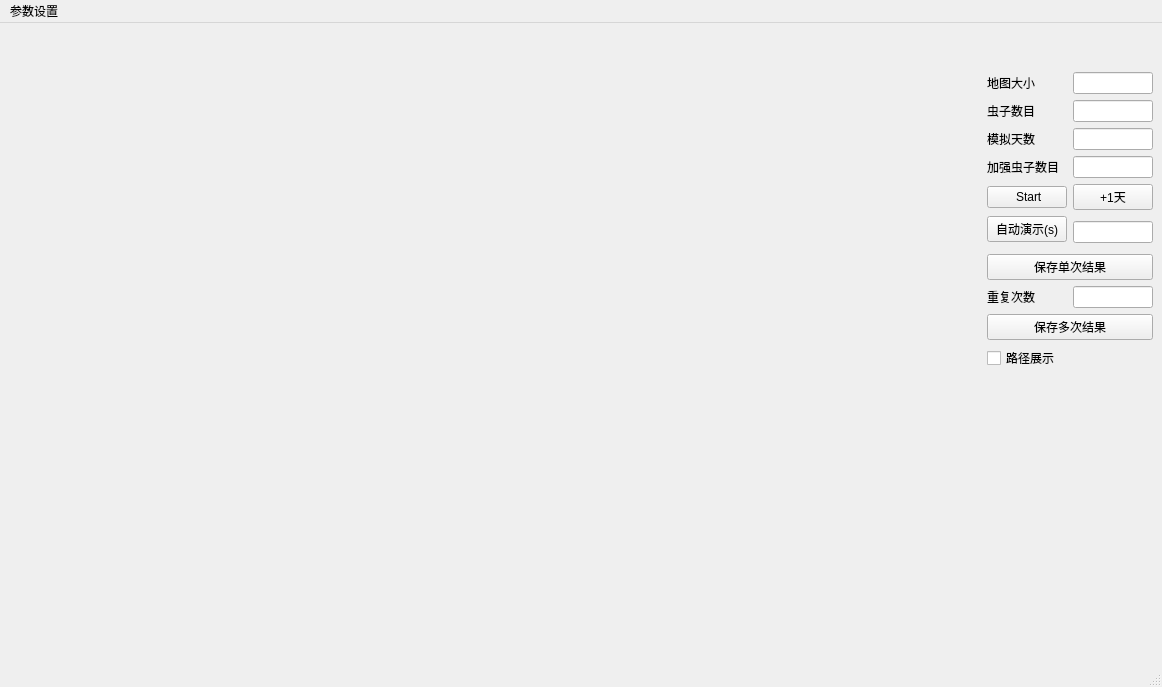
<?xml version="1.0" encoding="UTF-8"?>
<ui version="4.0">
 <class>MainWindow</class>
 <widget class="QMainWindow" name="MainWindow">
  <property name="geometry">
   <rect>
    <x>0</x>
    <y>0</y>
    <width>1162</width>
    <height>687</height>
   </rect>
  </property>
  <property name="windowTitle">
   <string>Sugarscape</string>
  </property>
  <widget class="QWidget" name="centralwidget">
   <layout class="QGridLayout" name="gridLayout_2">
    <item row="0" column="0">
     <layout class="QHBoxLayout" name="horizontalLayout_2">
      <item>
       <spacer name="horizontalSpacer_2">
        <property name="orientation">
         <enum>Qt::Horizontal</enum>
        </property>
        <property name="sizeType">
         <enum>QSizePolicy::Expanding</enum>
        </property>
        <property name="sizeHint" stdset="0">
         <size>
          <width>2000</width>
          <height>20</height>
         </size>
        </property>
       </spacer>
      </item>
      <item>
       <layout class="QVBoxLayout" name="verticalLayout_3">
        <item>
         <spacer name="verticalSpacer_2">
          <property name="orientation">
           <enum>Qt::Vertical</enum>
          </property>
          <property name="sizeType">
           <enum>QSizePolicy::Ignored</enum>
          </property>
          <property name="sizeHint" stdset="0">
           <size>
            <width>20</width>
            <height>40</height>
           </size>
          </property>
         </spacer>
        </item>
        <item>
         <layout class="QGridLayout" name="gridLayout">
          <item row="0" column="0">
           <layout class="QVBoxLayout" name="verticalLayout">
            <item>
             <widget class="QLabel" name="label">
              <property name="text">
               <string>地图大小</string>
              </property>
             </widget>
            </item>
            <item>
             <widget class="QLabel" name="label_2">
              <property name="text">
               <string>虫子数目</string>
              </property>
             </widget>
            </item>
            <item>
             <widget class="QLabel" name="label_3">
              <property name="text">
               <string>模拟天数</string>
              </property>
             </widget>
            </item>
            <item>
             <widget class="QLabel" name="label_5">
              <property name="text">
               <string>加强虫子数目</string>
              </property>
             </widget>
            </item>
           </layout>
          </item>
          <item row="1" column="0" colspan="2">
           <layout class="QHBoxLayout" name="horizontalLayout">
            <item>
             <widget class="QPushButton" name="startButton">
              <property name="sizePolicy">
               <sizepolicy hsizetype="Expanding" vsizetype="Fixed">
                <horstretch>0</horstretch>
                <verstretch>0</verstretch>
               </sizepolicy>
              </property>
              <property name="text">
               <string> Start</string>
              </property>
             </widget>
            </item>
            <item>
             <widget class="QPushButton" name="oneDay">
              <property name="sizePolicy">
               <sizepolicy hsizetype="Minimum" vsizetype="Fixed">
                <horstretch>0</horstretch>
                <verstretch>0</verstretch>
               </sizepolicy>
              </property>
              <property name="text">
               <string>+1天</string>
              </property>
             </widget>
            </item>
            <item>
             <spacer name="horizontalSpacer">
              <property name="orientation">
               <enum>Qt::Horizontal</enum>
              </property>
              <property name="sizeHint" stdset="0">
               <size>
                <width>40</width>
                <height>20</height>
               </size>
              </property>
             </spacer>
            </item>
           </layout>
          </item>
          <item row="5" column="1">
           <widget class="QLineEdit" name="repeatTimes"/>
          </item>
          <item row="5" column="0">
           <widget class="QLabel" name="label_4">
            <property name="text">
             <string>重复次数</string>
            </property>
           </widget>
          </item>
          <item row="7" column="0" colspan="2">
           <widget class="QCheckBox" name="roadShow">
            <property name="text">
             <string>路径展示</string>
            </property>
            <property name="checked">
             <bool>false</bool>
            </property>
            <property name="tristate">
             <bool>false</bool>
            </property>
           </widget>
          </item>
          <item row="2" column="0">
           <widget class="QPushButton" name="autoPlay">
            <property name="text">
             <string>自动演示(s)</string>
            </property>
            <property name="checkable">
             <bool>true</bool>
            </property>
           </widget>
          </item>
          <item row="4" column="0" colspan="2">
           <widget class="QPushButton" name="saveResult">
            <property name="text">
             <string>保存单次结果</string>
            </property>
           </widget>
          </item>
          <item row="2" column="1" rowspan="2">
           <widget class="QLineEdit" name="autoTime"/>
          </item>
          <item row="6" column="0" colspan="2">
           <widget class="QPushButton" name="saveMultyResult">
            <property name="text">
             <string>保存多次结果</string>
            </property>
           </widget>
          </item>
          <item row="0" column="1">
           <layout class="QVBoxLayout" name="verticalLayout_2">
            <item>
             <widget class="QLineEdit" name="mapNum"/>
            </item>
            <item>
             <widget class="QLineEdit" name="wormNum"/>
            </item>
            <item>
             <widget class="QLineEdit" name="daysNum"/>
            </item>
            <item>
             <widget class="QLineEdit" name="crossWayCount"/>
            </item>
           </layout>
          </item>
         </layout>
        </item>
        <item>
         <spacer name="verticalSpacer">
          <property name="orientation">
           <enum>Qt::Vertical</enum>
          </property>
          <property name="sizeHint" stdset="0">
           <size>
            <width>20</width>
            <height>40</height>
           </size>
          </property>
         </spacer>
        </item>
       </layout>
      </item>
      <item>
       <spacer name="horizontalSpacer_3">
        <property name="orientation">
         <enum>Qt::Horizontal</enum>
        </property>
        <property name="sizeType">
         <enum>QSizePolicy::Ignored</enum>
        </property>
        <property name="sizeHint" stdset="0">
         <size>
          <width>40</width>
          <height>20</height>
         </size>
        </property>
       </spacer>
      </item>
     </layout>
    </item>
   </layout>
  </widget>
  <widget class="QStatusBar" name="statusbar"/>
  <widget class="QMenuBar" name="menuBar">
   <property name="geometry">
    <rect>
     <x>0</x>
     <y>0</y>
     <width>1162</width>
     <height>27</height>
    </rect>
   </property>
   <widget class="QMenu" name="menu">
    <property name="title">
     <string>参数设置</string>
    </property>
    <addaction name="mapGen"/>
    <addaction name="wormGen"/>
   </widget>
   <addaction name="menu"/>
  </widget>
  <action name="mapGen">
   <property name="text">
    <string>地图生成参数</string>
   </property>
  </action>
  <action name="wormGen">
   <property name="text">
    <string>虫子消耗参数</string>
   </property>
  </action>
 </widget>
 <resources/>
 <connections/>
</ui>
